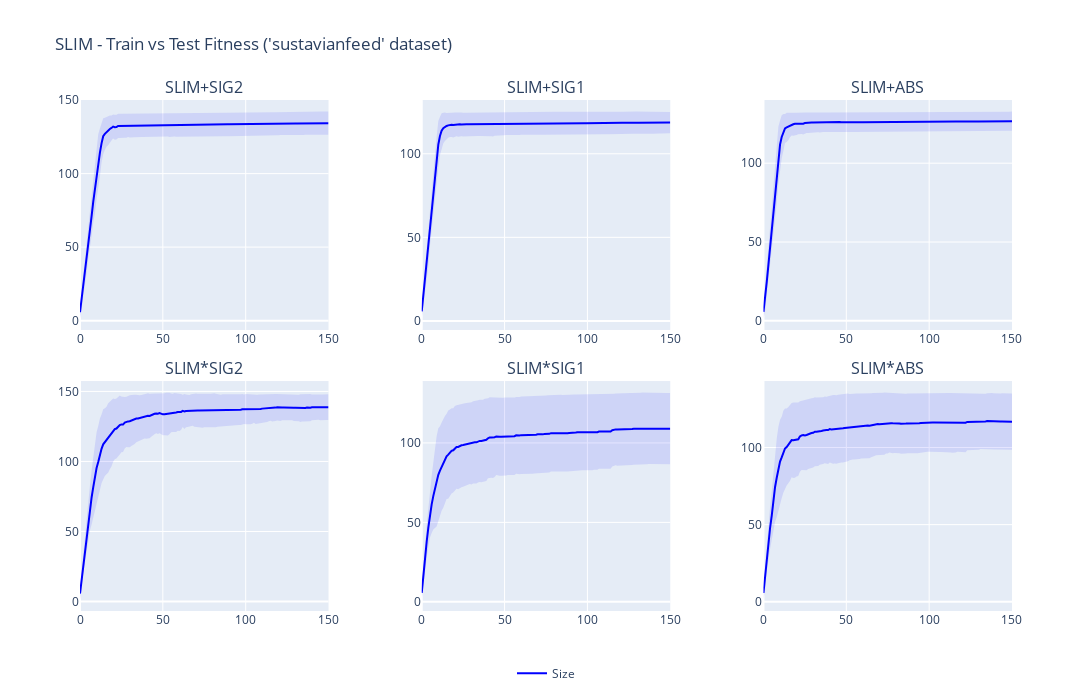

Notebook code cell kept with this figure:
### Markdown cell above
### Program Size

### Code cell
plotter.make_slim_evolution_plots(
    df_log=df_log,
    n_cols=3,
    n_rows=2,
    slim_versions=grid_params['slim_version'],
    plot_title = f"SLIM - Train vs Test Fitness ('{dataset_name}' dataset)", 
    var='size'
)

### Figure 1 — Plotly figure (JSON) as saved in the notebook; plotly's stock layout.template omitted (floating-point values rounded to 4 significant figures; data arrays with more than 128 entries replaced by an {"elided": "..."} marker saying what was removed)
{"data": [{"line": {"color": "blue"}, "mode": "lines", "name": "Size", "showlegend": true, "type": "scatter", "x": {"elided": "151 int values"}, "xaxis": "x", "y": {"elided": "151 float values"}, "yaxis": "y"}, {"line": {"width": 0}, "mode": "lines", "name": "+1 std Train", "showlegend": false, "type": "scatter", "x": {"elided": "151 int values"}, "xaxis": "x", "y": {"elided": "151 float values"}, "yaxis": "y"}, {"fill": "tonexty", "fillcolor": "rgba(0,0,255,0.1)", "line": {"width": 0}, "mode": "lines", "name": "-1 std Train", "showlegend": false, "type": "scatter", "x": {"elided": "151 int values"}, "xaxis": "x", "y": {"elided": "151 float values"}, "yaxis": "y"}, {"line": {"color": "blue"}, "mode": "lines", "name": "Size", "showlegend": false, "type": "scatter", "x": {"elided": "151 int values"}, "xaxis": "x2", "y": {"elided": "151 float values"}, "yaxis": "y2"}, {"line": {"width": 0}, "mode": "lines", "name": "+1 std Train", "showlegend": false, "type": "scatter", "x": {"elided": "151 int values"}, "xaxis": "x2", "y": {"elided": "151 float values"}, "yaxis": "y2"}, {"fill": "tonexty", "fillcolor": "rgba(0,0,255,0.1)", "line": {"width": 0}, "mode": "lines", "name": "-1 std Train", "showlegend": false, "type": "scatter", "x": {"elided": "151 int values"}, "xaxis": "x2", "y": {"elided": "151 float values"}, "yaxis": "y2"}, {"line": {"color": "blue"}, "mode": "lines", "name": "Size", "showlegend": false, "type": "scatter", "x": {"elided": "151 int values"}, "xaxis": "x3", "y": {"elided": "151 float values"}, "yaxis": "y3"}, {"line": {"width": 0}, "mode": "lines", "name": "+1 std Train", "showlegend": false, "type": "scatter", "x": {"elided": "151 int values"}, "xaxis": "x3", "y": {"elided": "151 float values"}, "yaxis": "y3"}, {"fill": "tonexty", "fillcolor": "rgba(0,0,255,0.1)", "line": {"width": 0}, "mode": "lines", "name": "-1 std Train", "showlegend": false, "type": "scatter", "x": {"elided": "151 int values"}, "xaxis": "x3", "y": {"elided": "151 float values"}, "yaxis": "y3"}, {"line": {"color": "blue"}, "mode": "lines", "name": "Size", "showlegend": false, "type": "scatter", "x": {"elided": "151 int values"}, "xaxis": "x4", "y": {"elided": "151 float values"}, "yaxis": "y4"}, {"line": {"width": 0}, "mode": "lines", "name": "+1 std Train", "showlegend": false, "type": "scatter", "x": {"elided": "151 int values"}, "xaxis": "x4", "y": {"elided": "151 float values"}, "yaxis": "y4"}, {"fill": "tonexty", "fillcolor": "rgba(0,0,255,0.1)", "line": {"width": 0}, "mode": "lines", "name": "-1 std Train", "showlegend": false, "type": "scatter", "x": {"elided": "151 int values"}, "xaxis": "x4", "y": {"elided": "151 float values"}, "yaxis": "y4"}, {"line": {"color": "blue"}, "mode": "lines", "name": "Size", "showlegend": false, "type": "scatter", "x": {"elided": "151 int values"}, "xaxis": "x5", "y": {"elided": "151 float values"}, "yaxis": "y5"}, {"line": {"width": 0}, "mode": "lines", "name": "+1 std Train", "showlegend": false, "type": "scatter", "x": {"elided": "151 int values"}, "xaxis": "x5", "y": {"elided": "151 float values"}, "yaxis": "y5"}, {"fill": "tonexty", "fillcolor": "rgba(0,0,255,0.1)", "line": {"width": 0}, "mode": "lines", "name": "-1 std Train", "showlegend": false, "type": "scatter", "x": {"elided": "151 int values"}, "xaxis": "x5", "y": {"elided": "151 float values"}, "yaxis": "y5"}, {"line": {"color": "blue"}, "mode": "lines", "name": "Size", "showlegend": false, "type": "scatter", "x": {"elided": "151 int values"}, "xaxis": "x6", "y": {"elided": "151 float values"}, "yaxis": "y6"}, {"line": {"width": 0}, "mode": "lines", "name": "+1 std Train", "showlegend": false, "type": "scatter", "x": {"elided": "151 int values"}, "xaxis": "x6", "y": {"elided": "151 float values"}, "yaxis": "y6"}, {"fill": "tonexty", "fillcolor": "rgba(0,0,255,0.1)", "line": {"width": 0}, "mode": "lines", "name": "-1 std Train", "showlegend": false, "type": "scatter", "x": {"elided": "151 int values"}, "xaxis": "x6", "y": {"elided": "151 float values"}, "yaxis": "y6"}], "layout": {"annotations": [{"font": {"size": 16}, "showarrow": false, "text": "SLIM+SIG2", "x": 0.1333, "xanchor": "center", "xref": "paper", "y": 1, "yanchor": "bottom", "yref": "paper"}, {"font": {"size": 16}, "showarrow": false, "text": "SLIM+SIG1", "x": 0.5, "xanchor": "center", "xref": "paper", "y": 1, "yanchor": "bottom", "yref": "paper"}, {"font": {"size": 16}, "showarrow": false, "text": "SLIM+ABS", "x": 0.8667, "xanchor": "center", "xref": "paper", "y": 1, "yanchor": "bottom", "yref": "paper"}, {"font": {"size": 16}, "showarrow": false, "text": "SLIM*SIG2", "x": 0.1333, "xanchor": "center", "xref": "paper", "y": 0.45, "yanchor": "bottom", "yref": "paper"}, {"font": {"size": 16}, "showarrow": false, "text": "SLIM*SIG1", "x": 0.5, "xanchor": "center", "xref": "paper", "y": 0.45, "yanchor": "bottom", "yref": "paper"}, {"font": {"size": 16}, "showarrow": false, "text": "SLIM*ABS", "x": 0.8667, "xanchor": "center", "xref": "paper", "y": 0.45, "yanchor": "bottom", "yref": "paper"}], "height": 700, "legend": {"orientation": "h", "x": 0.5, "xanchor": "center", "y": -0.15, "yanchor": "bottom"}, "title": {"text": "SLIM - Train vs Test Fitness ('sustavianfeed' dataset)"}, "width": 1100, "xaxis": {"anchor": "y", "domain": [0, 0.2667], "title": {"text": ""}}, "xaxis2": {"anchor": "y2", "domain": [0.3667, 0.6333]}, "xaxis3": {"anchor": "y3", "domain": [0.7333, 1]}, "xaxis4": {"anchor": "y4", "domain": [0, 0.2667]}, "xaxis5": {"anchor": "y5", "domain": [0.3667, 0.6333]}, "xaxis6": {"anchor": "y6", "domain": [0.7333, 1]}, "yaxis": {"anchor": "x", "domain": [0.55, 1], "range": [0, null], "title": {"text": ""}}, "yaxis2": {"anchor": "x2", "domain": [0.55, 1], "range": [0, null]}, "yaxis3": {"anchor": "x3", "domain": [0.55, 1], "range": [0, null]}, "yaxis4": {"anchor": "x4", "domain": [0, 0.45], "range": [0, null]}, "yaxis5": {"anchor": "x5", "domain": [0, 0.45], "range": [0, null]}, "yaxis6": {"anchor": "x6", "domain": [0, 0.45], "range": [0, null]}}}
